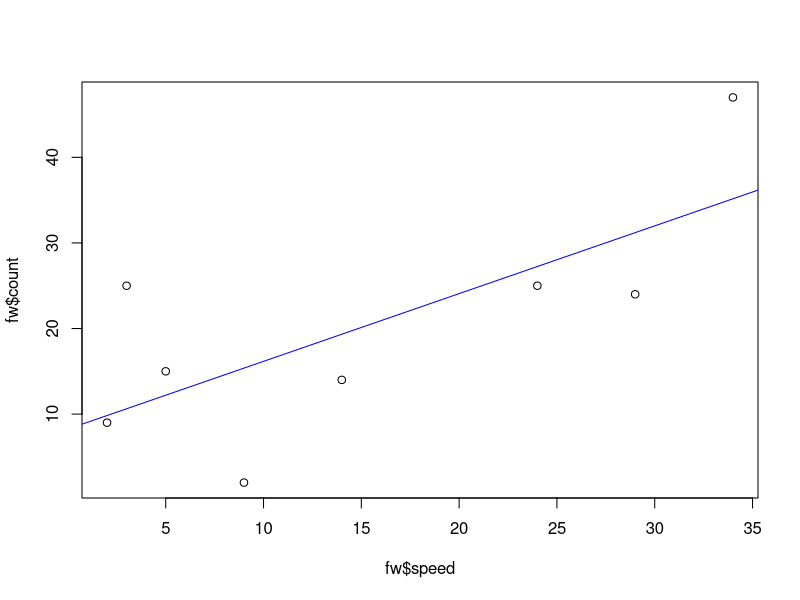
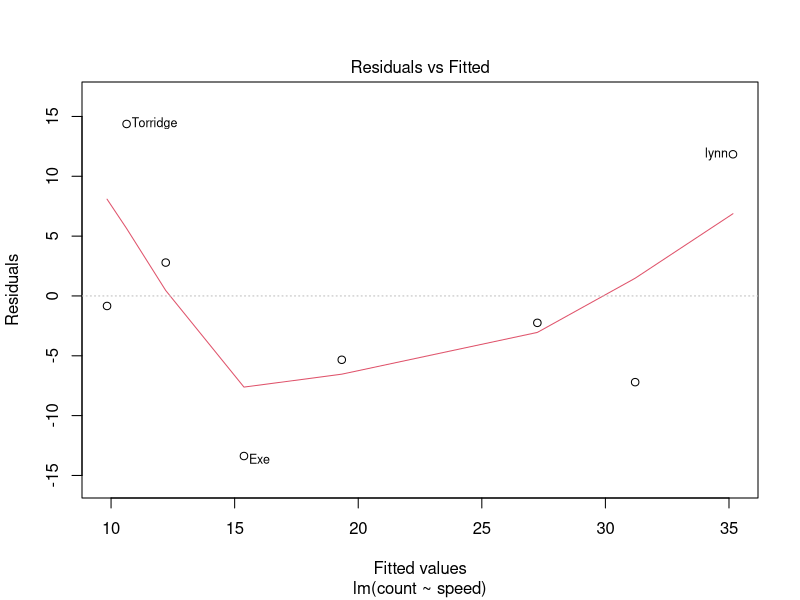

Reproduce these figures in R, in order.
count<-c(9,25,15,2,14,25,24,47)
speed<-c(2,3,5,9,14,24,29,34)
fw<-data.frame(count, speed)
fw
cor (count, speed)
names<-c("Taw", "Torridge", "Ouse", "Exe","Lyn", "Brook", "Ditch"," lynn");
rownames (fw) =names
fw
fw.lm=lm(count ~ speed, data=fw)
summary (fw.lm)
names (fw.lm)
fw.lm$coefficients

newypred<-fitted(fw.lm)
newypred
confint(fw.lm)
confint(fw.lm,parm=c( '(Intercept)',' speed '))
fitted(fw.lm)
residuals(fw.lm)
plot(fw$speed,fw$count,co1="red")
coef (fw.lm)
abline(coef (fw.lm) ,lty =1,col="blue")
plot (fw.lm, which=1)





